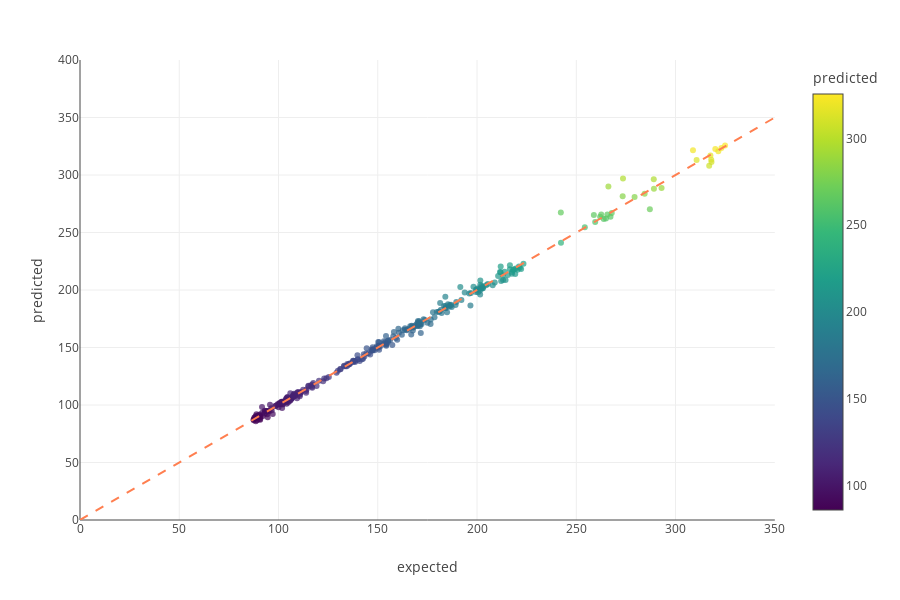

Notebook code for this chart:
### Markdown cell above
* We found the predice price of all these three algorithms is very close to the real price. Hence, we want to make a more visualized way- graph.

### Code cell
# visualizing the expect and predicted close price (linear regression)
import plotly.express as px
import plotly.graph_objects as go
# create dataframe 
results_df = pd.DataFrame(expected_LR.values, columns=["expected"])
results_df["predicted"] = predicted_LR
#produce the scatter plot
graph = px.scatter(results_df, x="expected", y="predicted", template="none", color="predicted", opacity=.7)

#add the "perfect prediction" line; this is not the regression line
graph.update_layout(
    
    shapes=[    
        go.layout.Shape(
            type="line",
            x0=0, y0=0,
            x1=350, y1=350,
            line=dict(color="coral", width=2, dash="dash")
        )
    ]
)

#need to change axes limits; otherwise, plotly will auto-scale, leading to confusion
graph.update_layout(xaxis = dict(range = [0,350]))
graph.update_layout(yaxis = dict(range = [0,400]))

graph.show()

### Figure 1 — Plotly figure (JSON) as saved in the notebook; plotly's stock layout.template omitted (floating-point values rounded to 4 significant figures; data arrays with more than 128 entries replaced by an {"elided": "..."} marker saying what was removed)
{"data": [{"hoverlabel": {"namelength": 0}, "hovertemplate": "expected=%{x}<br>predicted=%{marker.color}", "legendgroup": "", "marker": {"color": {"elided": "315 float values"}, "coloraxis": "coloraxis", "opacity": 0.7, "symbol": "circle"}, "mode": "markers", "name": "", "showlegend": false, "type": "scatter", "x": {"elided": "315 float values"}, "xaxis": "x", "y": {"elided": "315 float values"}, "yaxis": "y"}], "layout": {"coloraxis": {"colorbar": {"title": {"text": "predicted"}}, "colorscale": [[0, "#440154"], [0.1111, "#482878"], [0.2222, "#3e4989"], [0.3333, "#31688e"], [0.4444, "#26828e"], [0.5556, "#1f9e89"], [0.6667, "#35b779"], [0.7778, "#6ece58"], [0.8889, "#b5de2b"], [1, "#fde725"]]}, "height": 600, "legend": {"tracegroupgap": 0}, "margin": {"t": 60}, "shapes": [{"line": {"color": "coral", "dash": "dash", "width": 2}, "type": "line", "x0": 0, "x1": 350, "y0": 0, "y1": 350}], "xaxis": {"anchor": "y", "domain": [0, 0.98], "range": [0, 350], "title": {"text": "expected"}}, "yaxis": {"anchor": "x", "domain": [0, 1], "range": [0, 400], "title": {"text": "predicted"}}}}
